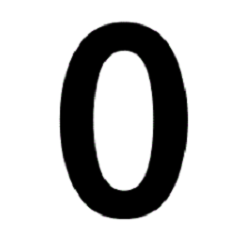
#> input picture 10-k近邻/temp/0.png, 240 x 240 px; its folder holds only this picture in this run
$ python '01-knn算法.py'
#> lines starting #> are read from the running program, lines starting #| are printed output that depends on the picture; after the words box and inside, x2 and y2 are one past the last pixel; in counts of white or black regions, pixels touching at a corner belong together
# coding: utf-8
# filename: 01-knn算法
# develop: sif
# date: 2022-10-10 09:46

# 0~7图像 作为训练数据 test_7作为测试数据 实现图像识别
# 1 获取训练集数据
import cv2
import numpy as np
num = 8
row = 240
col = 240
a = np.zeros((num, row, col))
print(a.ndim)
for i in range(num):
    img = cv2.imread('temp/%d.png' % i, 0)
#> img: shape (240, 240); min 0, max 255, mean 194.5
    a[i, :, :] = cv2.threshold(img, 127, 255, cv2.THRESH_BINARY)[1]
    # cv2.imshow('img' + str(i), img)
# 2 提取样本数据的特征值
feature = np.zeros((num, round(row/5), round(col/5)))
for ni in range(num):
    for nr in range(row):
        for nc in range(col):
            if a[ni, nr, nc] == 255:
                feature[ni, int(nr/5), int(nc/5)] += 1

train = feature[:, :].reshape(-1, round(row/5)*round(col/5)).astype(np.float32)
print(train)
#> (printed output is left out)
# 3 贴标签
trainLabel = [i for i in range(num)]
trainLabel = np.array(trainLabel)
# print(trainLabel)
# 4 测试样本并获取特征值
o = cv2.imread('test_num7.png', 0)
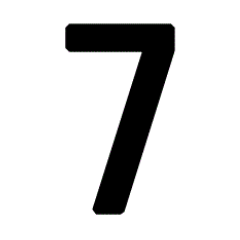
#> input picture 10-k近邻/test_num7.png, 240 x 240 px
#> o: shape (240, 240); min 0, max 255, mean 218
o = cv2.threshold(o, 127, 255, cv2.THRESH_BINARY)[1]
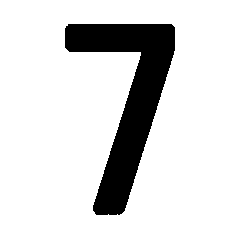
#> o: shape (240, 240); 85.5% white; 1 black region, box (x1, y1, x2, y2) and area: (65, 24, 175, 215) 8359
of = np.zeros((round(row/5), round(col/5)))
for nr in range(row):
    for nc in range(col):
        if o[nr, nc] == 255:
            of[int(nr/5), int(nc/5)] += 1
test = of.reshape(-1, round(row/5)*round(col/5)).astype(np.float32)
# 5 knn算法进行数字识别
knn = cv2.ml.KNearest_create()
knn.train(train, cv2.ml.ROW_SAMPLE, trainLabel)
rt, result, bour, dlist = knn.findNearest(test, 3)
print('类型', result)
print('最近的几个邻居', bour)
print('最近几个邻居的距离', dlist)
